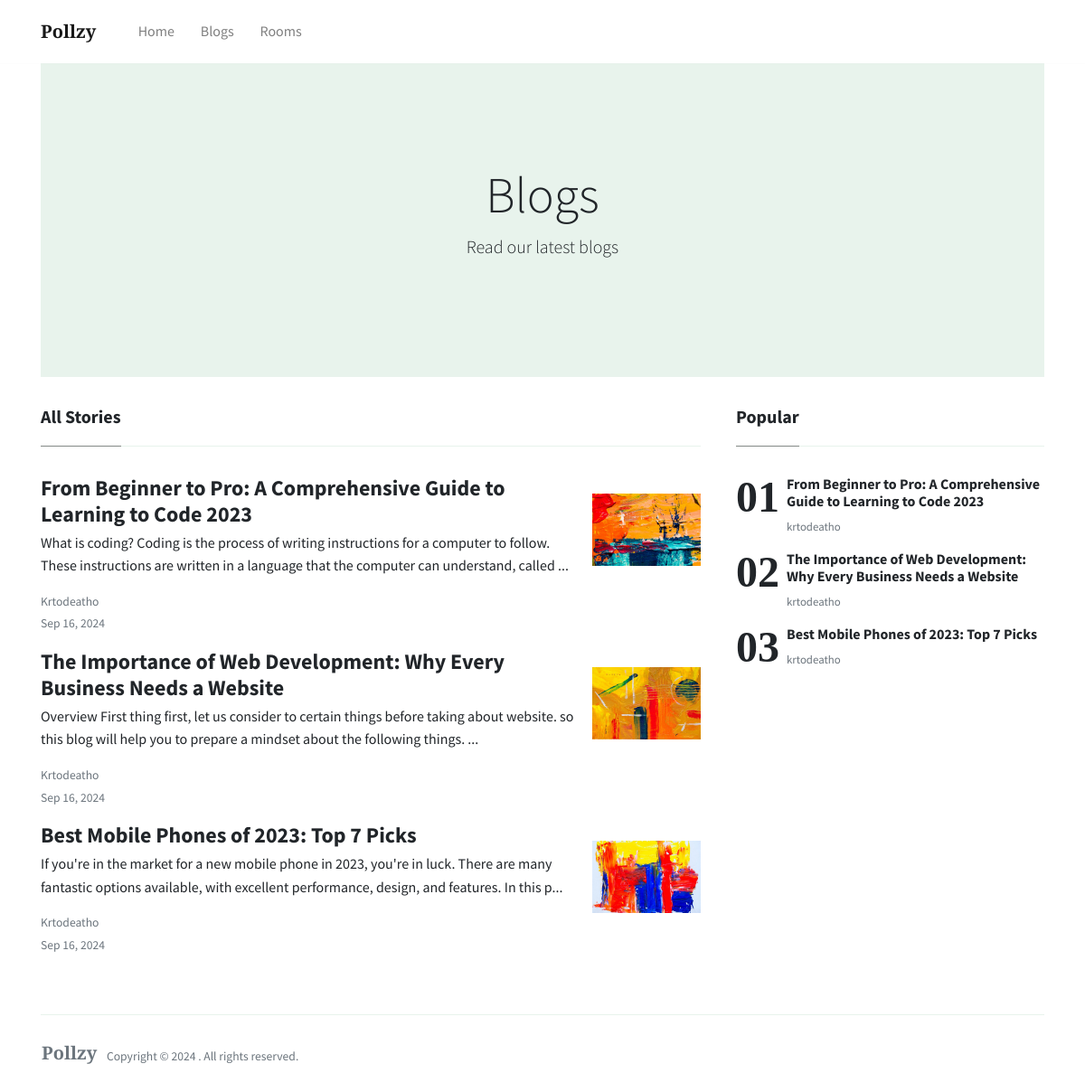
The app's page /blogs/ with its own data.
### polls/models.py (models this page shows, shortened)
class Blog(models.Model):
    title = models.CharField(max_length=200)
    body = models.TextField()
    pub_date = models.DateTimeField("date published")
    author = models.ForeignKey('auth.User', on_delete=models.CASCADE)
    thumbnail = models.ImageField(upload_to='blog_images/',null=True, blank=True)
    def summary(self):
        return self.body[:175]+'...'
    def pub_date_pretty(self):
        return self.pub_date.strftime('%b %e, %Y')

### polls/views.py (the view)
# urls.py: path('blogs/', views.blogs, name='blogs'),
def blogs(request):
    blogs = Blog.objects.all()
    data = {
        'blogs': blogs
    }
    return render(request, "blogs.html" , data)

### polls/templates/blogs.html (shortened to what this page needs)
<!DOCTYPE html>
<html lang="en">
<head>
    {% load static %}
    <link rel="stylesheet" href="https://use.fontawesome.com/releases/v5.3.1/css/all.css"
>
    <link href="{% static 'assets/css/main.css' %}" rel="stylesheet" />
    <link href="{% static 'assets/css/index.css' %}" rel="stylesheet" />
</head>
<body>
    <nav class="topnav navbar navbar-expand-lg navbar-light bg-white fixed-top">
        <div class="container">
            <a class="navbar-brand" href="/"><strong>Pollzy</strong></a>
            <div class="navbar-collapse collapse" id="navbarColor02" style="">
                <ul class="navbar-nav mr-auto d-flex align-items-center">
                    <li class="nav-item">
                        <a class="nav-link" href="/">Home <span class="sr-only">(current)</span></a>
                    </li>
                    <li class="nav-item">
                        <a class="nav-link" href="/blogs">Blogs</a>
                    </li>
                    <li class="nav-item">
                        <a class="nav-link" href="/rooms">Rooms</a>
                    </li>
                </ul>
            </div>
        </div>
    </nav>
    <div class="container">
        <div class="row">
            <div class="col-12">
                <div class="jumbotron bg-lightblue jumbotron-fluid text-center" ;">
                    <div class="container">
                        <h1 class="display-4">Blogs</h1>
                        <p class="lead">Read our latest blogs</p>
                    </div>
                </div>
            </div>
        </div>
    </div>
    <div class="container">
        <div class="row justify-content-between">
            <div class="col-md-8">
                <h5 class="font-weight-bold spanborder"><span>All Stories</span></h5>
                {% for blog in blogs%}
                <div class="mb-3 d-flex justify-content-between">
                    <div class="pr-3">
                        <h2 class="mb-1 h4 font-weight-bold">
                            <a class="text-dark" href="{% url 'blog_detail' blog.id %}">{{ blog.title }}</a>
                        </h2>
                        <p>
                            {{blog.summary}} </p>
                        <div class="card-text text-muted small">
                            {{blog.author|capfirst}}
                        </div>
                        <small class="text-muted">{{blog.pub_date_pretty}}</small>
                    </div>
                    {% if blog.thumbnail %}
                    <img height="120" width="120" style="object-fit: contain;" src="/media/{{  blog.thumbnail }}">
                {% else %}
                    <img height="120" width="120" style="object-fit: contain;" src="{% static 'assets/img/demo/blog8.jpg' %}">
                {% endif %}
                </div>
                {% endfor %}
            </div>
            <div class="col-md-4 pl-4">
                <h5 class="font-weight-bold spanborder"><span>Popular</span></h5>
                <ol class="list-featured">
                    {% for blog in blogs%}
                    <li>
                        <span>
                            <h6 class="font-weight-bold">
                                <a href="{% url 'blog_detail' blog.id %}" class="text-dark">{{blog.title}}</a>
                            </h6>
                            <p class="text-muted">
                                {{blog.author}}
                            </p>
                        </span>
                    </li>
                    {% endfor %}
                </ol>
            </div>
        </div>
    </div>
    <div class="container mt-5">
        <footer class="bg-white border-top p-3 text-muted small">
            <div class="row align-items-center justify-content-between">
                <div>
                    <span class="navbar-brand mr-2"><strong>Pollzy</strong></span> Copyright &copy;
                    . All rights reserved.
                </div>
            </div>
        </footer>
    </div>
</body>
</html>

### records on screen
Blog: title "From Beginner to Pro: A Comprehensive Guide to Learning to Code 2023", summary "What is coding? Coding is the process of writing instructions for a computer to follow. These instructions are written in a language that the computer can understand, called ...", author "Krtodeatho", pub_date_pretty "Sep 16, 2024", thumbnail (picture), author "krtodeatho"
Blog: title "The Importance of Web Development: Why Every Business Needs a Website", summary "Overview First thing first, let us consider to certain things before taking about website. so this blog will help you to prepare a mindset about the following things. ...", author "Krtodeatho", pub_date_pretty "Sep 16, 2024", thumbnail (picture), author "krtodeatho"
Blog: title "Best Mobile Phones of 2023: Top 7 Picks", summary "If you're in the market for a new mobile phone in 2023, you're in luck. There are many fantastic options available, with excellent performance, design, and features. In this p...", author "Krtodeatho", pub_date_pretty "Sep 16, 2024", thumbnail (picture), author "krtodeatho"
